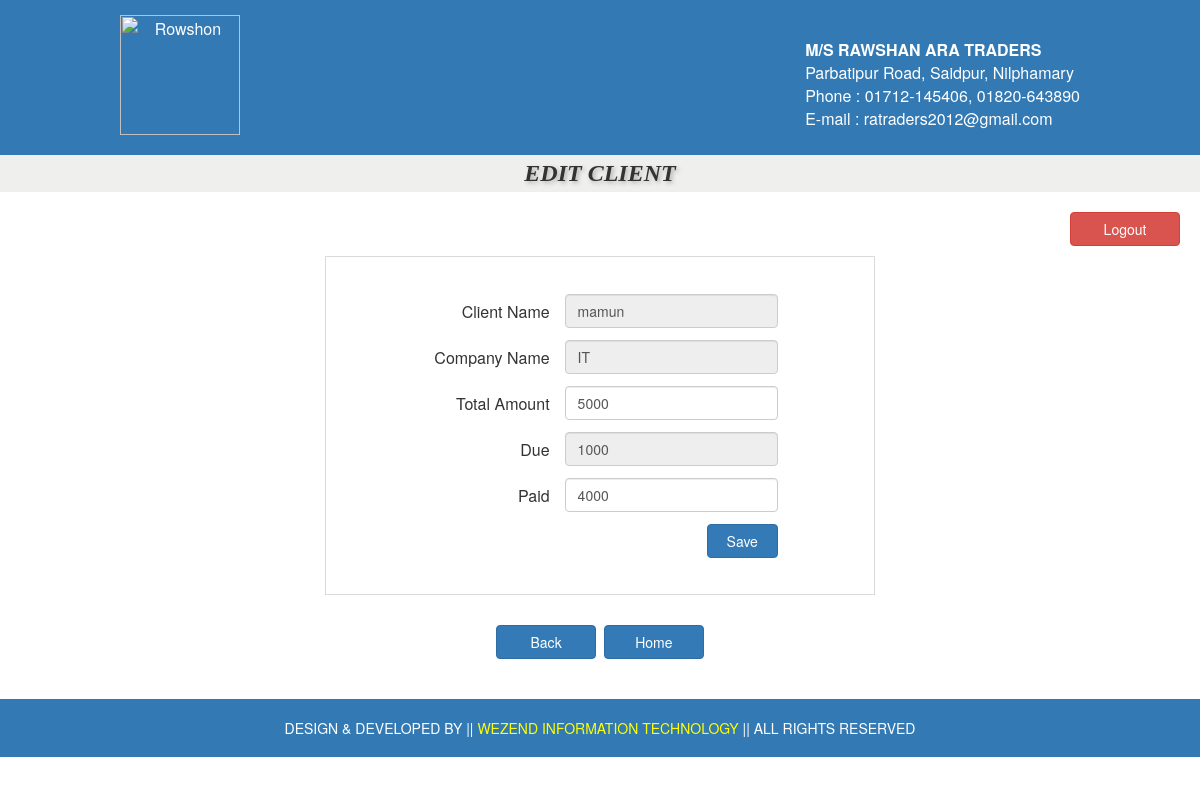
Screenshot of /src/edit_client.php?client_id=3 (signed in) with the database file from the repository.
### tables this page shows
CREATE TABLE IF NOT EXISTS `client` (
`client_id` int(11) NOT NULL,
  `client_name` varchar(100) NOT NULL,
  `client_com_name` varchar(100) DEFAULT NULL,
  `total_amount` double NOT NULL,
  `paid` double NOT NULL,
  `due` double NOT NULL
);

### src/edit_client.php (the view, shortened to what this page needs)
<?php include 'header.php';?>
<?php
	if(isset($_GET['client_id'])){
	  $clientId = $_GET['client_id'];
	  $sql = "SELECT * FROM client WHERE client_id='$clientId'";
	}
?>
<!DOCTYPE html>
<html>
<head>
	<link rel="stylesheet" href="css/bootstrap.min.css">
	<link rel="stylesheet" type="text/css" href="style.css">
</head>
<body>
<center>
<div class="add_ctg_heading">EDIT CLIENT</div>
<div align="right" style="padding-right:20px; padding-top:20px"><a href="logout.php" class="btn btn-danger" style="width:110px">Logout</a></div>
<?php
	$result = mysql_query($sql);
	$row = mysql_fetch_assoc($result);
?>
<div class="add_ctg" style="padding-top:25px; padding-bottom:10px">
	<form action="" method="POST">
	<table class="add_ctg_table">
	<tr class="form-group"><td style="padding-right: 15px;">Client Name</td>
		<td><input type="text" name="client_name" value="<?php echo $row['client_name'];?>"   class="form-control" readonly></td>
		</tr>
	<tr class="form-group"><td style="padding-right: 15px;">Company Name</td>
		<td><input type="text" name="client_com_name" value="<?php echo $row['client_com_name'];?>" class="form-control" readonly></td>
		</tr>
	<tr class="form-group"><td style="padding-right: 15px;">Total Amount</td>
		<td><input type="number" name="total_amount" value="<?php echo $row['total_amount'];?>"class="form-control"></td>
		</tr>
	<tr class="form-group"><td style="padding-right: 15px;">Due</td>
		<td><input type="number" name="due" value="<?php echo $row['due'];?>" class="form-control" readonly></td>
		</tr>
	<tr class="form-group"><td style="padding-right: 15px;">Paid</td>
		<td><input type="number" name="paid"  value="<?php echo $row['paid'];?>" class="form-control" required></td>
		</tr>
	<tr class="form-group">
		<td colspan="2"><input type="submit" name="submit" value="Save" class="btn btn-primary"style="width:20%"></td>
	</tr>
	</table>
	</form>
</div>
<br>
	<a href="client.php" class="btn btn-primary" style="width:100px">Back</a>&nbsp;
	<a href="home.php" class="btn btn-primary" style="width:100px">Home</a>
</center>
</body>
<?php include 'footer2.php';?>
</html>

### src/style.css (style rules this page uses)
table.add_ctg_table { border:none; width:70%; border-collapse:separate; border-spacing:0 12px; text-align:right; }
.add_ctg { width: 550px; padding: 20px; border: 1px solid #dcd9d9; margin: 10px; }
.add_ctg_heading { padding:5px; background-color: #efefee; font: italic bold 24px Georgia, serif; text-shadow: 2px 2px 4px #aeaeae ; }

### rows the page displays
client: client_name "mamun", client_com_name "IT", total_amount "5000", due "1000", paid "4000"
